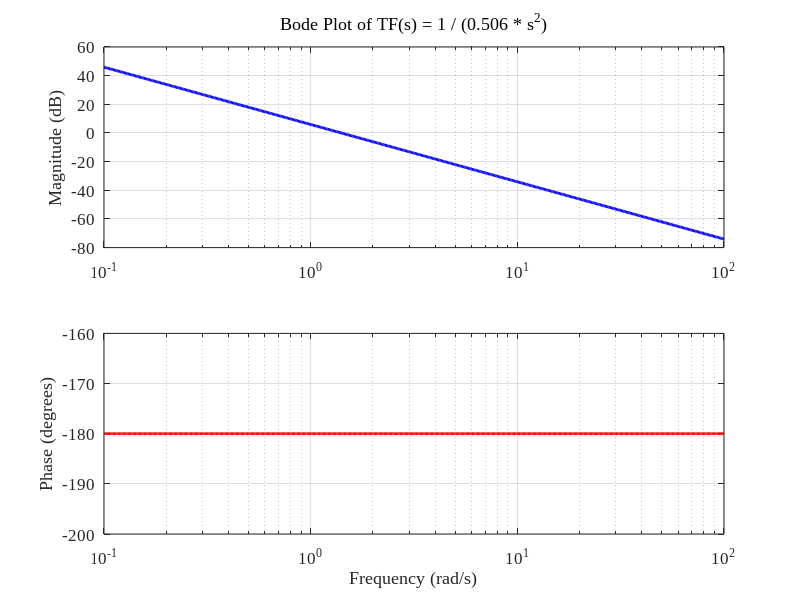
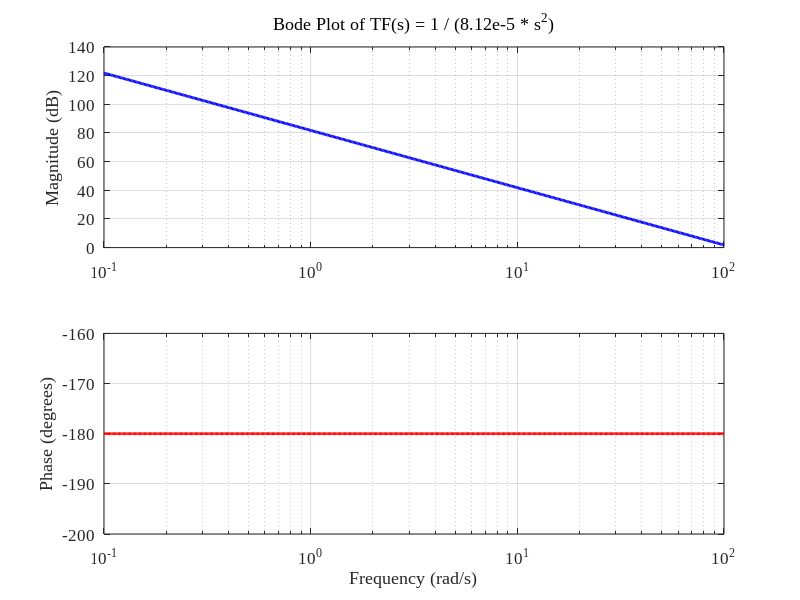
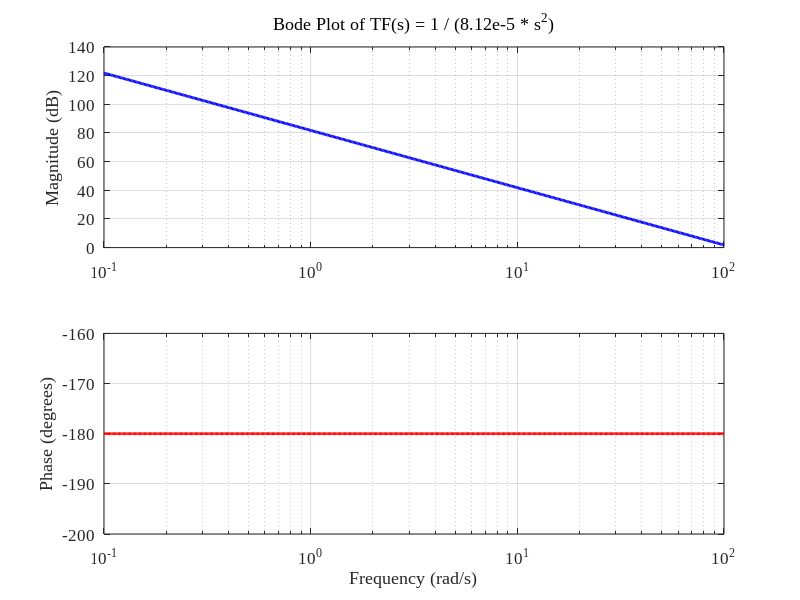
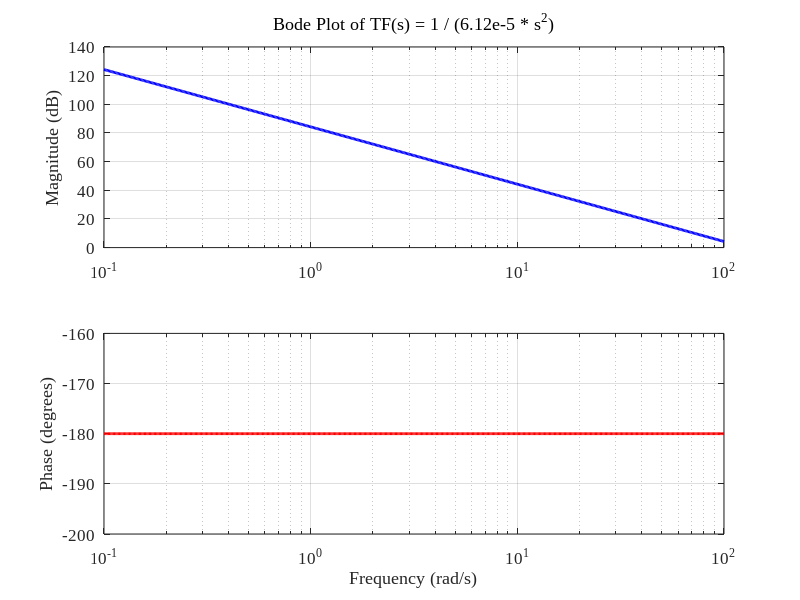

The MATLAB script that drew these images, in order:
close all;
clc
clear



m = 0.506;
Ixx = 8.12e-5;
Iyy = 8.12e-5;
Izz = 6.12e-5;

w = logspace(-1, 2, 500);   


mage = 20 * log10(1 ./ (m * w.^2));  % dB % magnitude of elevation
magr = 20 * log10(1 ./ (Ixx * w.^2));  % dB % magnitude of roll
magp = 20 * log10(1 ./ (Iyy * w.^2));  % dB % magnitude of pitch
magy = 20 * log10(1 ./ (Izz * w.^2));  % dB % magnitude of yaw

% phases for each frequencies
phase = -180 * ones(size(w));

% Elevation
figure;

% Magnitude plot 
subplot(2, 1, 1);
semilogx(w, mage, 'b', 'LineWidth', 2);
grid on;
ylabel('Magnitude (dB)', 'FontName', 'Times New Roman','FontSize', 12, 'FontWeight', 'normal');
title('Bode Plot of TF(s) = 1 / (0.506 * s^2)', 'FontName', 'Times New Roman','FontSize', 12, 'FontWeight', 'normal');
set(gca, 'FontName', 'Times New Roman','FontSize', 12, 'FontWeight', 'normal');  

% Phase plot )
subplot(2, 1, 2);
semilogx(w, phase, 'r', 'LineWidth', 2);
grid on;
xlabel('Frequency (rad/s)', 'FontName', 'Times New Roman','FontSize', 12, 'FontWeight', 'normal');
ylabel('Phase (degrees)', 'FontName', 'Times New Roman','FontSize', 12, 'FontWeight', 'normal');
set(gca, 'FontName', 'Times New Roman','FontSize', 12, 'FontWeight', 'normal');  

exportgraphics('Bode_Plot_Elevation.png', 'png', 'Resolution', 300, 'Width', 800, 'Height', 600);

% Roll
figure;

% Magnitude plot 
subplot(2, 1, 1);
semilogx(w, magr, 'b', 'LineWidth', 2);
grid on;
ylabel('Magnitude (dB)', 'FontName', 'Times New Roman','FontSize', 12, 'FontWeight', 'normal');
title('Bode Plot of TF(s) = 1 / (8.12e-5 * s^2)', 'FontName', 'Times New Roman','FontSize', 12, 'FontWeight', 'normal');
set(gca, 'FontName', 'Times New Roman','FontSize', 12, 'FontWeight', 'normal');  

% Phase plot )
subplot(2, 1, 2);
semilogx(w, phase, 'r', 'LineWidth', 2);
grid on;
xlabel('Frequency (rad/s)', 'FontName', 'Times New Roman','FontSize', 12, 'FontWeight', 'normal');
ylabel('Phase (degrees)', 'FontName', 'Times New Roman','FontSize', 12, 'FontWeight', 'normal');
set(gca, 'FontName', 'Times New Roman','FontSize', 12, 'FontWeight', 'normal');  
exportgraphics('Bode_Plot_Roll.png', 'png', 'Resolution', 300, 'Width', 800, 'Height', 600);

% Pitch
figure;
% Magnitude plot
subplot(2, 1, 1);
semilogx(w, magp, 'b', 'LineWidth', 2);
grid on;
ylabel('Magnitude (dB)', 'FontName', 'Times New Roman','FontSize', 12, 'FontWeight', 'normal');
title('Bode Plot of TF(s) = 1 / (8.12e-5 * s^2)', 'FontName', 'Times New Roman','FontSize', 12, 'FontWeight', 'normal');
set(gca, 'FontName', 'Times New Roman','FontSize', 12, 'FontWeight', 'normal');
% Phase plot )
subplot(2, 1, 2);
semilogx(w, phase, 'r', 'LineWidth', 2);
grid on;
xlabel('Frequency (rad/s)', 'FontName', 'Times New Roman','FontSize', 12, 'FontWeight', 'normal');
ylabel('Phase (degrees)', 'FontName', 'Times New Roman','FontSize', 12, 'FontWeight', 'normal');
set(gca, 'FontName', 'Times New Roman','FontSize', 12, 'FontWeight', 'normal');
exportgraphics('Bode_Plot_Pitch.png', 'png', 'Resolution', 300, 'Width', 800, 'Height', 600);

% Yaw
figure;
% Magnitude plot
subplot(2, 1, 1);
semilogx(w, magy, 'b', 'LineWidth', 2);
grid on;
ylabel('Magnitude (dB)', 'FontName', 'Times New Roman','FontSize', 12, 'FontWeight', 'normal');
title('Bode Plot of TF(s) = 1 / (6.12e-5 * s^2)', 'FontName', 'Times New Roman','FontSize', 12, 'FontWeight', 'normal');
set(gca, 'FontName', 'Times New Roman','FontSize', 12, 'FontWeight', 'normal');
% Phase plot )
subplot(2, 1, 2);
semilogx(w, phase, 'r', 'LineWidth', 2);
grid on;
xlabel('Frequency (rad/s)', 'FontName', 'Times New Roman','FontSize', 12, 'FontWeight', 'normal');
ylabel('Phase (degrees)', 'FontName', 'Times New Roman','FontSize', 12, 'FontWeight', 'normal');
set(gca, 'FontName', 'Times New Roman','FontSize', 12, 'FontWeight', 'normal');
exportgraphics('Bode_Plot_Yaw.png', 'png', 'Resolution', 300, 'Width', 800, 'Height', 600);


